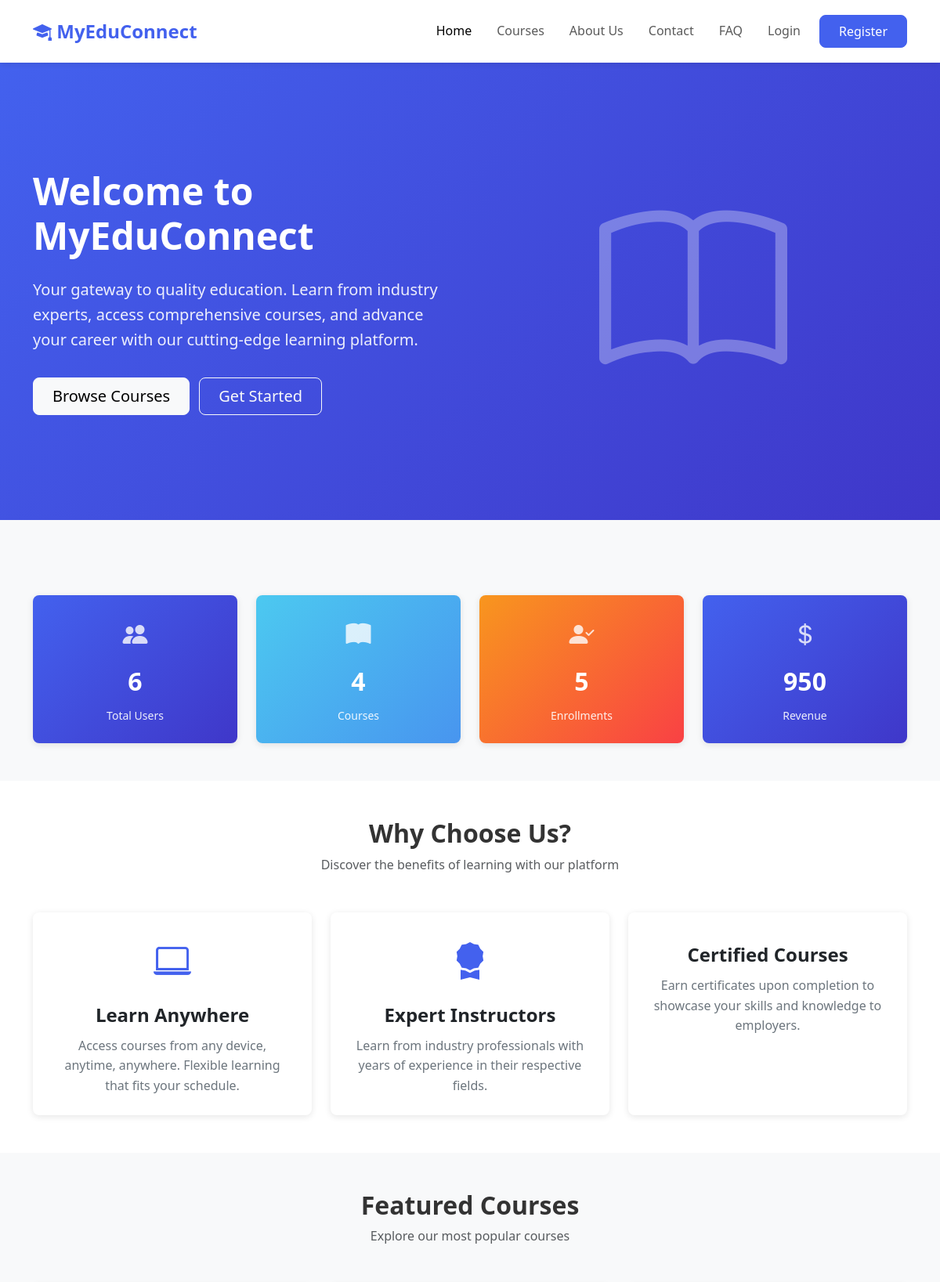
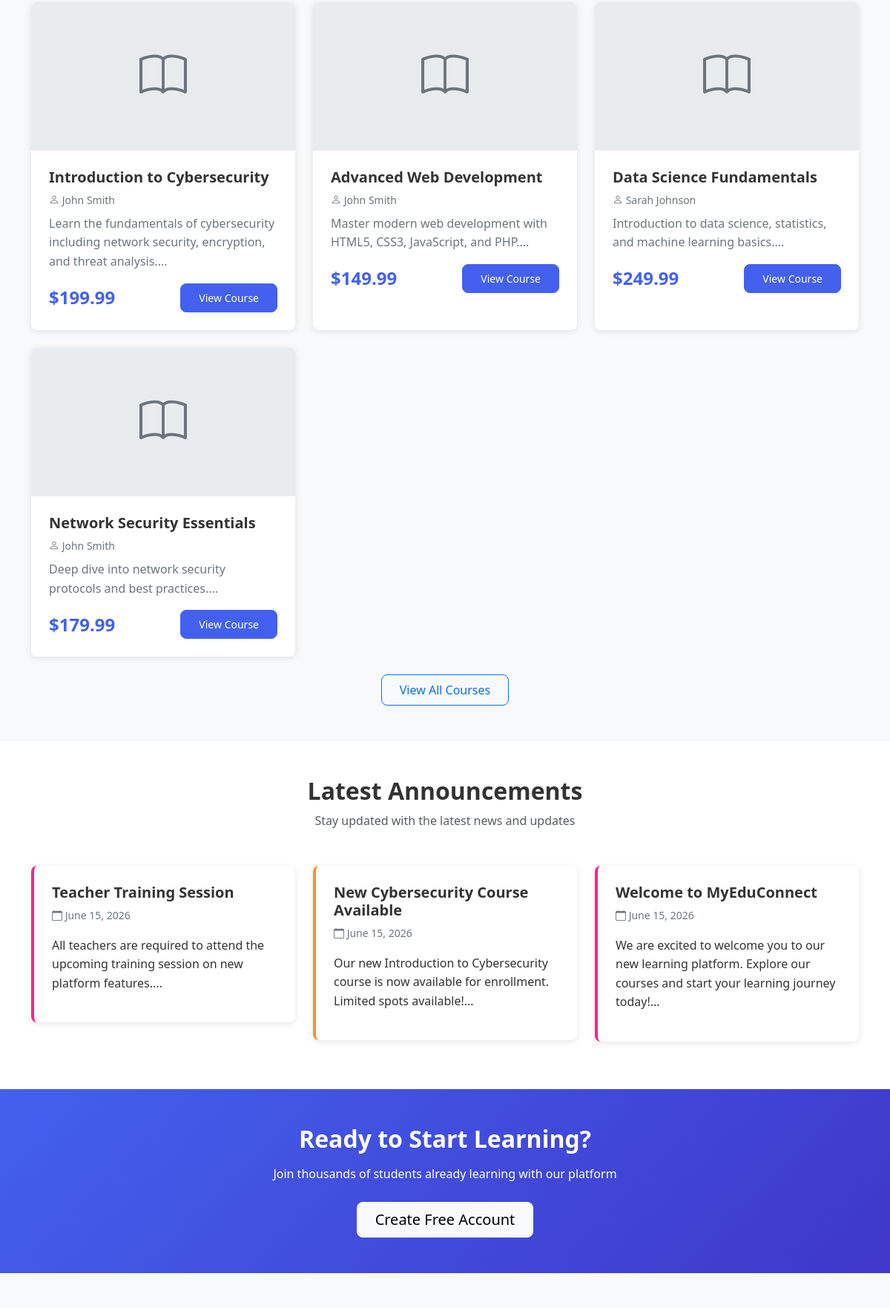
The page / (upper part) on the database its author committed (2 pictures, top to bottom).
### tables this page shows
CREATE TABLE courses (
    course_id INT AUTO_INCREMENT PRIMARY KEY,
    title VARCHAR(255) NOT NULL,
    description TEXT,
    instructor_id INT NOT NULL,
    category VARCHAR(100),
    thumbnail VARCHAR(255),
    price DECIMAL(10, 2) DEFAULT 0.00,
    duration_weeks INT DEFAULT 8,
    max_students INT DEFAULT 50,
    enrollment_count INT DEFAULT 0,
    status ENUM('draft', 'published', 'archived') DEFAULT 'draft',
    created_at TIMESTAMP DEFAULT CURRENT_TIMESTAMP,
    updated_at TIMESTAMP DEFAULT CURRENT_TIMESTAMP ON UPDATE CURRENT_TIMESTAMP,
    FOREIGN KEY (instructor_id) REFERENCES teachers(teacher_id) ON DELETE CASCADE,
    INDEX idx_instructor (instructor_id),
    INDEX idx_category (category),
    INDEX idx_status (status),
    INDEX idx_title (title)
);

CREATE TABLE announcements (
    announcement_id INT AUTO_INCREMENT PRIMARY KEY,
    title VARCHAR(255) NOT NULL,
    content TEXT NOT NULL,
    author_id INT NOT NULL,
    author_type ENUM('admin', 'teacher') NOT NULL,
    target_audience ENUM('all', 'students', 'teachers', 'specific_course') DEFAULT 'all',
    course_id INT NULL,
    priority ENUM('low', 'medium', 'high') DEFAULT 'medium',
    status ENUM('draft', 'published', 'archived') DEFAULT 'draft',
    created_at TIMESTAMP DEFAULT CURRENT_TIMESTAMP,
    updated_at TIMESTAMP DEFAULT CURRENT_TIMESTAMP ON UPDATE CURRENT_TIMESTAMP,
    FOREIGN KEY (course_id) REFERENCES courses(course_id) ON DELETE CASCADE,
    INDEX idx_author (author_id),
    INDEX idx_status (status),
    INDEX idx_priority (priority),
    INDEX idx_created_at (created_at)
);

### includes/functions.php (called while the page is built, shortened)
<?php
require_once __DIR__ . '/../config/database.php';
function isLoggedIn() {
    return isset($_SESSION['user_id']) && !empty($_SESSION['user_id']);
}
function formatDate($date, $format = 'F j, Y') {
    return date($format, strtotime($date));
}
function formatCurrency($amount) {
    return '$' . number_format($amount, 2);
}
function getAllCourses($status = 'published') {
    $query = "SELECT c.*, u.first_name, u.last_name, CONCAT(u.first_name, ' ', u.last_name) as instructor_name
              FROM courses c
              JOIN teachers t ON c.instructor_id = t.teacher_id
              JOIN users u ON t.user_id = u.user_id
              WHERE c.status = ?
              ORDER BY c.created_at DESC";
    return dbSelect($query, [$status]);
}
function getAnnouncements($limit = 10) {
    $query = "SELECT * FROM announcements WHERE status = 'published' ORDER BY created_at DESC LIMIT ?";
    return dbSelect($query, [$limit]);
}
function getPlatformStatistics() {
    $stats = [];
    $stats['total_users'] = dbSelectOne("SELECT COUNT(*) as count FROM users")['count'];
    $stats['total_students'] = dbSelectOne("SELECT COUNT(*) as count FROM users WHERE role = 'student'")['count'];
    $stats['total_teachers'] = dbSelectOne("SELECT COUNT(*) as count FROM users WHERE role = 'teacher'")['count'];
    $stats['total_admins'] = dbSelectOne("SELECT COUNT(*) as count FROM users WHERE role = 'admin'")['count'];
    $stats['total_courses'] = dbSelectOne("SELECT COUNT(*) as count FROM courses WHERE status = 'published'")['count'];
    $stats['total_enrollments'] = dbSelectOne("SELECT COUNT(*) as count FROM enrollments WHERE status = 'active'")['count'];
    $stats['total_payments'] = dbSelectOne("SELECT COUNT(*) as count FROM payments WHERE status = 'completed'")['count'];
    $stats['total_revenue'] = dbSelectOne("SELECT SUM(amount) as total FROM payments WHERE status = 'completed'")['total'] ?? 0;
    return $stats;
}

### config/database.php (called while the page is built, shortened)
<?php
class Database {
    private static $instance = null;
    private $connection;
    private function __construct() {
        try {
            $dsn = "mysql:host=" . DB_HOST . ";dbname=" . DB_NAME . ";charset=" . DB_CHARSET;
            $options = [
                PDO::ATTR_ERRMODE => PDO::ERRMODE_EXCEPTION,
                PDO::ATTR_DEFAULT_FETCH_MODE => PDO::FETCH_ASSOC,
                PDO::ATTR_EMULATE_PREPARES => false,
                PDO::ATTR_PERSISTENT => false
            ];
            $this->connection = new PDO($dsn, DB_USER, DB_PASS, $options);
        } catch (PDOException $e) {
            die("Database Connection Failed: " . $e->getMessage());
        }
    }
    public static function getInstance() {
        if (self::$instance === null) {
            self::$instance = new self();
        }
        return self::$instance;
    }
    public function getConnection() {
        return $this->connection;
    }
}
function dbSelect($query, $params = []) {
    $db = Database::getInstance()->getConnection();
    $stmt = $db->prepare($query);
    $stmt->execute($params);
    return $stmt->fetchAll();
}
function dbSelectOne($query, $params = []) {
    $db = Database::getInstance()->getConnection();
    $stmt = $db->prepare($query);
    $stmt->execute($params);
    return $stmt->fetch();
}

### index.php (the view, shortened to what this page needs)
<?php
require_once 'includes/functions.php';
$featuredCourses = getAllCourses('published');
$featuredCourses = array_slice($featuredCourses, 0, 6);
$announcements = getAnnouncements(3);
$stats = getPlatformStatistics();
?>
<!DOCTYPE html>
<html lang="en">
<head>
    <link href="https://cdn.jsdelivr.net/npm/bootstrap@5.3.0/dist/css/bootstrap.min.css" rel="stylesheet">
    <link href="https://cdn.jsdelivr.net/npm/bootstrap-icons@1.10.0/font/bootstrap-icons.css" rel="stylesheet">
    <link href="<?php echo APP_URL; ?>/assets/css/style.css" rel="stylesheet">
</head>
<body>
    <nav class="navbar navbar-expand-lg navbar-light bg-white sticky-top">
        <div class="container">
            <a class="navbar-brand" href="<?php echo APP_URL; ?>">
                <i class="bi bi-mortarboard-fill"></i> <?php echo APP_NAME; ?>
            </a>
            <div class="collapse navbar-collapse" id="navbarNav">
                <ul class="navbar-nav ms-auto">
                    <li class="nav-item">
                        <a class="nav-link active" href="<?php echo APP_URL; ?>">Home</a>
                    </li>
                    <li class="nav-item">
                        <a class="nav-link" href="<?php echo APP_URL; ?>/courses.php">Courses</a>
                    </li>
                    <li class="nav-item">
                        <a class="nav-link" href="<?php echo APP_URL; ?>/about.php">About Us</a>
                    </li>
                    <li class="nav-item">
                        <a class="nav-link" href="<?php echo APP_URL; ?>/contact.php">Contact</a>
                    </li>
                    <li class="nav-item">
                        <a class="nav-link" href="<?php echo APP_URL; ?>/faq.php">FAQ</a>
                    </li>
                    <?php if (isLoggedIn()): ?>
                        <?php if (isStudent()): ?>
                            <li class="nav-item">
                                <a class="nav-link" href="<?php echo APP_URL; ?>/student/dashboard.php">Dashboard</a>
                            </li>
                        <?php elseif (isTeacher()): ?>
                            <li class="nav-item">
                                <a class="nav-link" href="<?php echo APP_URL; ?>/teacher/dashboard.php">Dashboard</a>
                            </li>
                        <?php elseif (isAdmin()): ?>
                            <li class="nav-item">
                                <a class="nav-link" href="<?php echo APP_URL; ?>/admin/dashboard.php">Dashboard</a>
                            </li>
                        <?php endif; ?>
                        <li class="nav-item">
                            <a class="nav-link" href="<?php echo APP_URL; ?>/logout.php">Logout</a>
                        </li>
                    <?php else: ?>
                        <li class="nav-item">
                            <a class="nav-link" href="<?php echo APP_URL; ?>/login.php">Login</a>
                        </li>
                        <li class="nav-item">
                            <a class="btn btn-primary ms-2" href="<?php echo APP_URL; ?>/register.php">Register</a>
                        </li>
                    <?php endif; ?>
                </ul>
            </div>
        </div>
    </nav>
    <section class="hero-section">
        <div class="container">
            <div class="row align-items-center">
                <div class="col-lg-6">
                    <h1>Welcome to <?php echo APP_NAME; ?></h1>
                    <p>Your gateway to quality education. Learn from industry experts, access comprehensive courses, and advance your career with our cutting-edge learning platform.</p>
                    <a href="<?php echo APP_URL; ?>/courses.php" class="btn btn-light btn-lg">Browse Courses</a>
                    <?php if (!isLoggedIn()): ?>
                        <a href="<?php echo APP_URL; ?>/register.php" class="btn btn-outline-light btn-lg ms-2">Get Started</a>
                    <?php endif; ?>
                </div>
                <div class="col-lg-6 text-center">
                    <i class="bi bi-book" style="font-size: 15rem; opacity: 0.3;"></i>
                </div>
            </div>
        </div>
    </section>
    <section class="py-5">
        <div class="container">
            <div class="row g-4">
                <div class="col-md-3">
                    <div class="stat-card text-center">
                        <div class="stat-icon"><i class="bi bi-people-fill"></i></div>
                        <div class="stat-value"><?php echo number_format($stats['total_users']); ?></div>
                        <div class="stat-label">Total Users</div>
                    </div>
                </div>
                <div class="col-md-3">
                    <div class="stat-card success text-center">
                        <div class="stat-icon"><i class="bi bi-book-fill"></i></div>
                        <div class="stat-value"><?php echo number_format($stats['total_courses']); ?></div>
                        <div class="stat-label">Courses</div>
                    </div>
                </div>
                <div class="col-md-3">
                    <div class="stat-card warning text-center">
                        <div class="stat-icon"><i class="bi bi-person-check-fill"></i></div>
                        <div class="stat-value"><?php echo number_format($stats['total_enrollments']); ?></div>
                        <div class="stat-label">Enrollments</div>
                    </div>
                </div>
                <div class="col-md-3">
                    <div class="stat-card info text-center">
                        <div class="stat-icon"><i class="bi bi-currency-dollar"></i></div>
                        <div class="stat-value"><?php echo number_format($stats['total_revenue']); ?></div>
                        <div class="stat-label">Revenue</div>
                    </div>
                </div>
            </div>
        </div>
    </section>
    <section class="py-5 bg-white">
        <div class="container">
            <div class="text-center mb-5">
                <h2 class="fw-bold">Why Choose Us?</h2>
                <p class="text-muted">Discover the benefits of learning with our platform</p>
            </div>
            <div class="row g-4">
                <div class="col-md-4">
                    <div class="card h-100">
                        <div class="card-body text-center">
                            <i class="bi bi-laptop" style="font-size: 3rem; color: var(--primary-color);"></i>
                            <h4 class="card-title mt-3">Learn Anywhere</h4>
                            <p class="card-text">Access courses from any device, anytime, anywhere. Flexible learning that fits your schedule.</p>
                        </div>
                    </div>
                </div>
                <div class="col-md-4">
                    <div class="card h-100">
                        <div class="card-body text-center">
                            <i class="bi bi-award-fill" style="font-size: 3rem; color: var(--primary-color);"></i>
                            <h4 class="card-title mt-3">Expert Instructors</h4>
                            <p class="card-text">Learn from industry professionals with years of experience in their respective fields.</p>
                        </div>
                    </div>
                </div>
                <div class="col-md-4">
                    <div class="card h-100">
                        <div class="card-body text-center">
                            <h4 class="card-title mt-3">Certified Courses</h4>
                            <p class="card-text">Earn certificates upon completion to showcase your skills and knowledge to employers.</p>
                        </div>
                    </div>
                </div>
            </div>
        </div>
    </section>
    <section class="py-5">
        <div class="container">
            <div class="text-center mb-5">
                <h2 class="fw-bold">Featured Courses</h2>
                <p class="text-muted">Explore our most popular courses</p>
            </div>
            <div class="row g-4">
                <?php foreach ($featuredCourses as $course): ?>
                    <div class="col-md-4">
                        <div class="course-card h-100">
                            <div class="course-image">
                                <i class="bi bi-book" style="font-size: 4rem;"></i>
                            </div>
                            <div class="course-info">
                                <h5 class="course-title"><?php echo htmlspecialchars($course['title']); ?></h5>
                                <p class="course-instructor">
                                    <i class="bi bi-person"></i> <?php echo htmlspecialchars($course['instructor_name']); ?>
                                </p>
                                <p class="card-text"><?php echo substr(htmlspecialchars($course['description']), 0, 100); ?>...</p>
                                <div class="d-flex justify-content-between align-items-center">
                                    <span class="course-price"><?php echo formatCurrency($course['price']); ?></span>
                                    <a href="<?php echo APP_URL; ?>/course.php?id=<?php echo $course['course_id']; ?>" class="btn btn-primary btn-sm">View Course</a>
                                </div>
                            </div>
                        </div>
                    </div>
                <?php endforeach; ?>
            </div>
            <div class="text-center mt-4">
                <a href="<?php echo APP_URL; ?>/courses.php" class="btn btn-outline-primary">View All Courses</a>
            </div>
        </div>
    </section>
    <?php if (!empty($announcements)): ?>
    <section class="py-5 bg-white">
        <div class="container">
            <div class="text-center mb-5">
                <h2 class="fw-bold">Latest Announcements</h2>
                <p class="text-muted">Stay updated with the latest news and updates</p>
            </div>
            <div class="row">
                <?php foreach ($announcements as $announcement): ?>
                    <div class="col-md-4">
                        <div class="announcement-card priority-<?php echo $announcement['priority']; ?>">
                            <h5 class="announcement-title"><?php echo htmlspecialchars($announcement['title']); ?></h5>
                            <p class="announcement-date">
                                <i class="bi bi-calendar"></i> <?php echo formatDate($announcement['created_at']); ?>
                            </p>
                            <p><?php echo substr(htmlspecialchars($announcement['content']), 0, 150); ?>...</p>
                        </div>
                    </div>
                <?php endforeach; ?>
            </div>
        </div>
    </section>
    <?php endif; ?>
    <section class="py-5" style="background: linear-gradient(135deg, var(--primary-color) 0%, var(--secondary-color) 100%); color: white;">
        <div class="container text-center">
            <h2 class="fw-bold mb-3">Ready to Start Learning?</h2>
            <p class="mb-4">Join thousands of students already learning with our platform</p>
            <?php if (!isLoggedIn()): ?>
                <a href="<?php echo APP_URL; ?>/register.php" class="btn btn-light btn-lg">Create Free Account</a>
            <?php else: ?>
                <a href="<?php echo APP_URL; ?>/courses.php" class="btn btn-light btn-lg">Browse Courses</a>
            <?php endif; ?>
        </div>
    </section>
</body>
</html>

### rows shown on the page
courses: title "Introduction to Cybersecurity", instructor_name "John Smith", description "Learn the fundamentals of cybersecurity including network security, encryption, and threat analysis.", price "$199.99"
courses: title "Advanced Web Development", instructor_name "John Smith", description "Master modern web development with HTML5, CSS3, JavaScript, and PHP.", price "$149.99"
courses: title "Data Science Fundamentals", instructor_name "Sarah Johnson", description "Introduction to data science, statistics, and machine learning basics.", price "$249.99"
courses: title "Network Security Essentials", instructor_name "John Smith", description "Deep dive into network security protocols and best practices.", price "$179.99"
announcements: title "Teacher Training Session", created_at "June 15, 2026", content "All teachers are required to attend the upcoming training session on new platform features."
announcements: title "New Cybersecurity Course Available", created_at "June 15, 2026", content "Our new Introduction to Cybersecurity course is now available for enrollment. Limited spots available!"
announcements: title "Welcome to MyEduConnect", created_at "June 15, 2026", content "We are excited to welcome you to our new learning platform. Explore our courses and start your learning journey today!"

### other values the page prints
APP_NAME "MyEduConnect"
$stats['total_users'] "6"
$stats['total_courses'] "4"
$stats['total_enrollments'] "5"
$stats['total_revenue'] "950"
